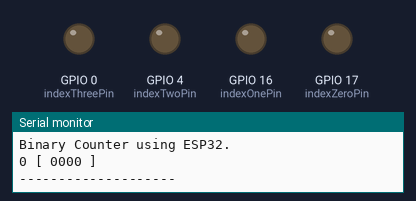
Recording of a sketch running on a simulated ESP32. Parts: output pins drawn as LEDs (lit = HIGH), the last lines printed to the serial monitor.

Above: at 0.5 s.
At 2.5 s:
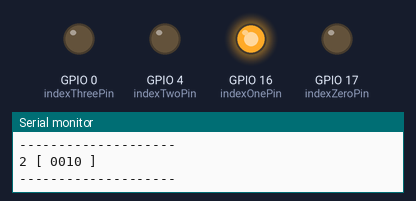
At 4.5 s:
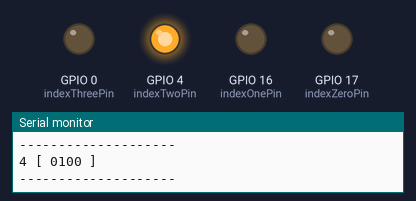
At 9.5 s:
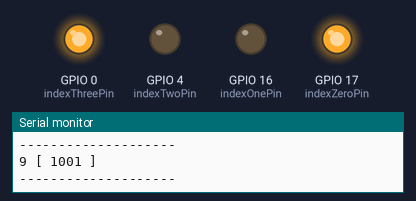
At 14.5 s:
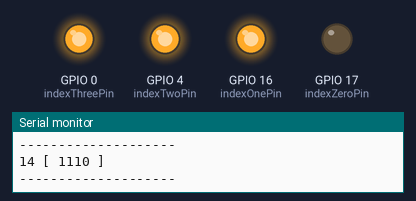
At 19.5 s:
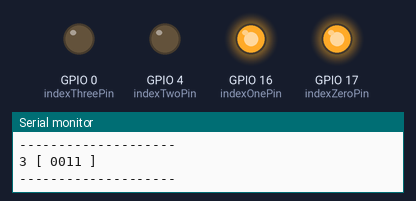
Timing chart, 0 to 20.8 s (numbered marks = the images above):
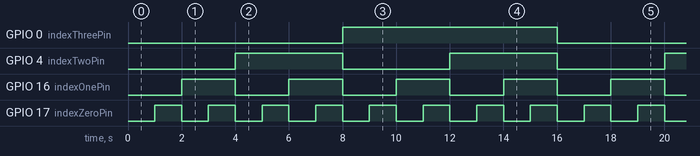

Measured:
- by itself, GPIO 0 (indexThreePin): alternates HIGH for 8.0 s and LOW for 8.0 s
- by itself, GPIO 4 (indexTwoPin): alternates HIGH for 4.0 s and LOW for 4.0 s
- by itself, GPIO 16 (indexOnePin): alternates HIGH for 2.0 s and LOW for 2.0 s
- by itself, GPIO 17 (indexZeroPin): alternates HIGH for 1.0 s and LOW for 1.0 s

The sketch:

binary_counter_esp32.ino
```cpp
int indexZeroPin=17;
int indexZero=0;
int indexOnePin=16;
int indexOne=0;
int indexTwoPin=4;
int indexTwo=0;
int indexThreePin=0;
int indexThree=0;
int n=0;
int rem;

void setup() {
  // put your setup code here, to run once:
  Serial.begin(115200);
  Serial.println("Binary Counter using ESP32.");
  pinMode(indexZeroPin, OUTPUT);
  pinMode(indexOnePin, OUTPUT);
  pinMode(indexTwoPin, OUTPUT);
  pinMode(indexThreePin, OUTPUT);
}

void loop() {
  // put your main code here, to run repeatedly:
    indexZero=n%2;
    rem=n/2;
    indexOne=rem%2;
    rem=rem/2;
    indexTwo=rem%2;
    rem=rem/2;
    indexThree=rem%2;
    rem=rem/2;
    Serial.print(n);
    Serial.print(" [ ");
    Serial.print(indexThree);
    digitalWrite(indexThreePin,indexThree);
    Serial.print(indexTwo);
    digitalWrite(indexTwoPin,indexTwo);
    Serial.print(indexOne);
    digitalWrite(indexOnePin,indexOne);
    Serial.print(indexZero);
    digitalWrite(indexZeroPin,indexZero);
    Serial.println(" ]");
    Serial.println("--------------------");
    n=n+1;
    delay(1000);
  if(n>15){
    n=0;
  }

}
```
